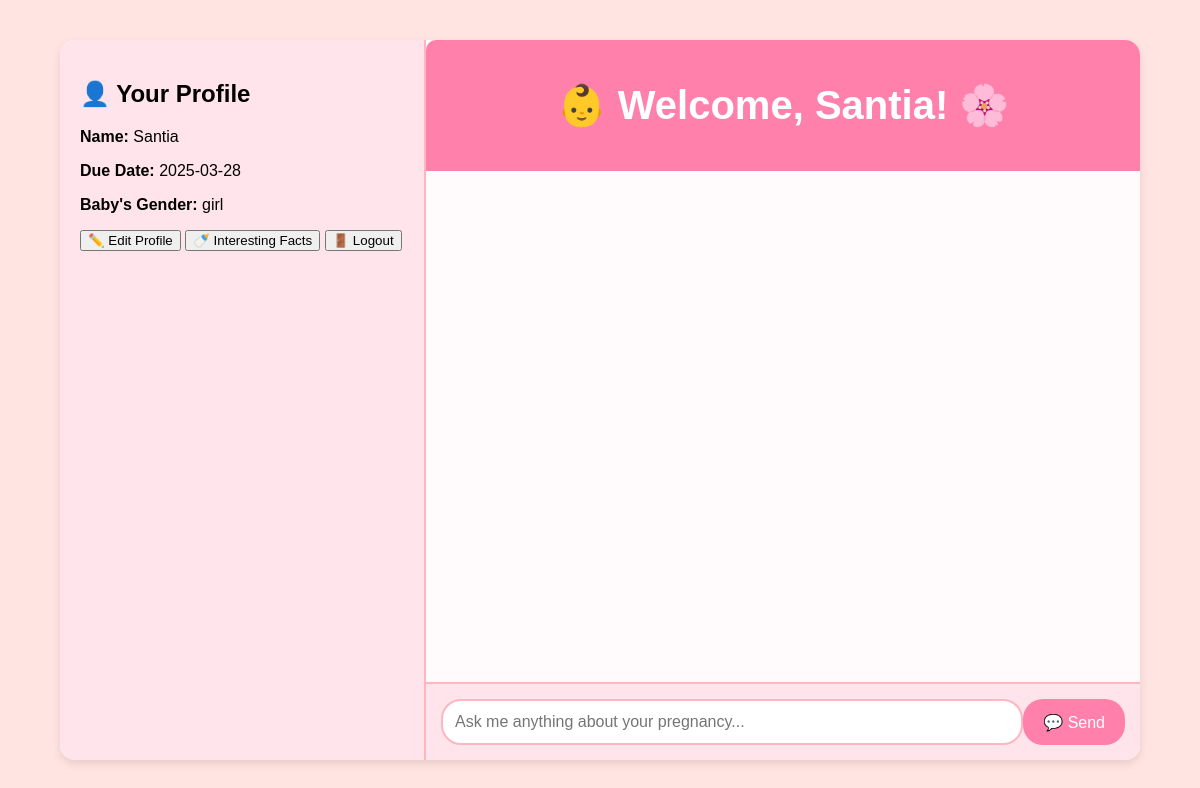
The page /chat (signed in) on the database its author committed.
### src/models.py (models this page shows)
class UserFormData(Base):
    __tablename__ = "user_form_data"
    id = Column(Integer, primary_key=True, index=True)
    username = Column(String, unique=True, nullable=False)  # Link to the logged-in user
    due_date = Column(Date, nullable=False)
    baby_gender = Column(String, nullable=False)
    user_name = Column(String, nullable=False)

### src/main.py (the view)
@app.get("/chat", response_class=HTMLResponse)
async def get_chat(request: Request):
    username = request.cookies.get("username")  # Get the logged-in username
    if not username:
        return RedirectResponse(url="/", status_code=303)  # Redirect to login if not logged in
    db: Session = SessionLocal()
    user_data = db.query(UserFormData).filter(UserFormData.username == username).first()
    user_name = user_data.user_name if user_data else "Guest"
    user_due_date = user_data.due_date if user_data else "Not provided"
    user_baby_gender = user_data.baby_gender if user_data else "Not provided"
    return templates.TemplateResponse(
        "chat.html",
        {
            "request": request,
            "user_name": user_name,
            "user_due_date": user_due_date,
            "user_baby_gender": user_baby_gender,
        }
    )

### frontend/templates/chat.html (shortened to what this page needs)
<!DOCTYPE html>
<html>
<head>
    <link rel="stylesheet" href="/static/chat.css">
</head>
<body>
    <div class="chat-page">
        <div class="left-column">
            <header class="profile-header">
                <h2>👤 Your Profile</h2>
                <div class="profile-info">
                    <p><strong>Name:</strong> {{ user_name }}</p>
                    <p><strong>Due Date:</strong> {{ user_due_date }}</p>
                    <p><strong>Baby's Gender:</strong> {{ user_baby_gender }}</p>
                </div>
                <div class="profile-buttons">
                    <button onclick="window.location.href='/profile'">✏️ Edit Profile</button>
                    <button onclick="window.location.href='/facts'">🍼 Interesting Facts</button>
                    <button onclick="window.location.href='/logout'">🚪 Logout</button>
                </div>
            </header>
        </div>
        <div class="right-column">
            <header class="chat-header">
                <h1>👶 Welcome, {{ user_name }}! 🌸</h1>
            </header>
            <main class="chat-main">
            </main>
            <footer class="chat-footer">
                <form id="chat-form" class="chat-form">
                    <input type="text" id="user_message" name="user_message" placeholder="Ask me anything about your pregnancy..." required>
                    <button type="submit">💬 Send</button>
                </form>
            </footer>
        </div>
    </div>
</body>
</html>

### frontend/static/chat.css (style rules this page uses)
body { background: #ffe4e1; font-family: Arial, sans-serif; margin: 0; padding: 0; display: flex; justify-content: center; align-items: center; height: 100vh; }
.chat-page { display: flex; width: 90%; max-width: 1200px; height: 90vh; background: #fff5f8; border-radius: 15px; overflow: hidden; box-shadow: 0px 4px 10px rgba(0, 0, 0, 0.1); }
.left-column { flex: 0 0 30%; background: #ffe4ec; padding: 20px; border-right: 2px solid #ffb6c1; }
.right-column { flex: 1; display: flex; flex-direction: column; background: #fffafc; }
.chat-header { background: #ff80ab; color: white; padding: 15px; text-align: center; font-weight: bold; font-size: 20px; border-radius: 10px 10px 0 0; }
.chat-main { flex: 1; overflow-y: auto; padding: 20px; background: #fffafc; }
.chat-footer { padding: 15px; background: #ffe4ec; display: flex; gap: 10px; border-top: 2px solid #ffb6c1; }
.chat-form { display: flex; width: 100%; }
.chat-form input { flex: 1; padding: 12px; border: 2px solid #ffb6c1; border-radius: 20px; font-size: 16px; background: #fff; }
.chat-form button { background: #ff80ab; color: white; border: none; border-radius: 20px; padding: 12px 20px; font-size: 16px; cursor: pointer; transition: 0.3s; }

### rows shown on the page
UserFormData: user_name "Santia", due_date "2025-03-28", baby_gender "girl"
